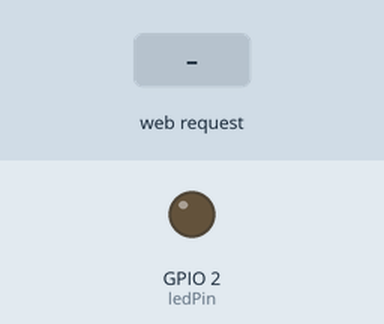
This sketch was run on a simulated ESP8266 (NodeMCU). On the bench: output pins drawn as LEDs (lit = HIGH). The test bench sets the inputs (shaded band). WiFi joins after 1.5 s; servers stay silent unless stated; storage starts empty; what the sketch prints to the serial monitor is not drawn.

Above: at 3.2 s.
3.3 s: HTTP request GET /off received
At 4.1 s:
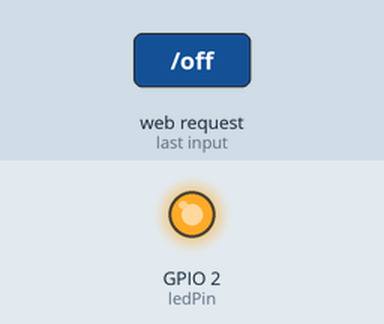
4.8 s: HTTP request GET /on received
At 5.2 s:
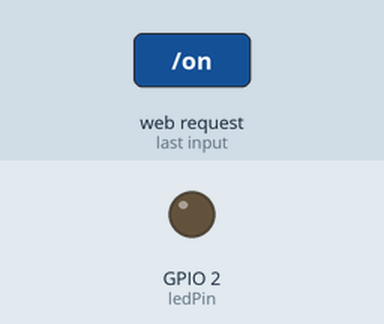
Timing chart, 0 to 7.8 s (numbered marks = the images above; inputs shaded):
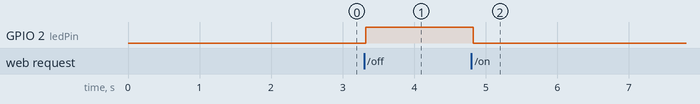

Measured:
- after the input at 3.3 s, GPIO 2 (ledPin): LOW → HIGH at once
- after the input at 4.8 s, GPIO 2 (ledPin): HIGH → LOW at once

The sketch:

led_controller.ino
```cpp
#include<ESP8266WiFi.h>
#include<ESPAsyncTCP.h>
#include<ESPAsyncWebServer.h>
#include<FS.h>
#include<TridentTD_LineNotify.h>

#define line_token "Your Line Token"
// some var
const char* ssid = "Your WiFi name";
const char* password = "Your WiFi password";

const int ledPin = 2;
String ledState;

// create server
AsyncWebServer server(80);

// led control
String processor(const String& var) {
  Serial.println(var);
  if (var == "STATE") {
    if (digitalRead(ledPin)) {
      ledState = "ON";
    }
    else {
      ledState = "OFF";
    }
    Serial.print(ledState);
    return ledState;
  }
}

void setup() {
  // begin
  Serial.begin(115200);
  pinMode(ledPin, OUTPUT);
  if (!SPIFFS.begin()) {
    Serial.println("An Error has occurred while mounting SPIFFS");
    return;
  }

  //   start
  WiFi.begin(ssid, password);
  while (WiFi.status() != WL_CONNECTED) {
    delay(1000);
    Serial.println("Connecting to WiFi..");
    IPAddress localIP = WiFi.localIP();
    String message = "Local IP Address: " + localIP.toString();
    LINE.notify(message);
  }
  Serial.println(WiFi.localIP());

  // Route for root / web page
  server.on("/", HTTP_GET, [](AsyncWebServerRequest * request) {
    request->send(SPIFFS, "/index.html", String(), false, processor);
  });


  // Route to load bg.jpg file
  server.on("/bg.jpg", HTTP_GET, [](AsyncWebServerRequest * request) {
    request->send(SPIFFS, "/bg.jpg", "jpg");
  });

  // Route to load style.css file
  server.on("/styles.css", HTTP_GET, [](AsyncWebServerRequest * request) {
    request->send(SPIFFS, "/styles.css", "text/css");
  });

  // Route to set GPIO to HIGH ?Why they flip
  server.on("/on", HTTP_GET, [](AsyncWebServerRequest * request) {
    digitalWrite(ledPin, LOW);
    request->send(SPIFFS, "/index.html", String(), false, processor);
  });

  // Route to set GPIO to LOW Idk
  server.on("/off", HTTP_GET, [](AsyncWebServerRequest * request) {
    digitalWrite(ledPin, HIGH);
    request->send(SPIFFS, "/index.html", String(), false, processor);
  });
  server.begin();
}
void loop() {
  // nothing here
}
```
